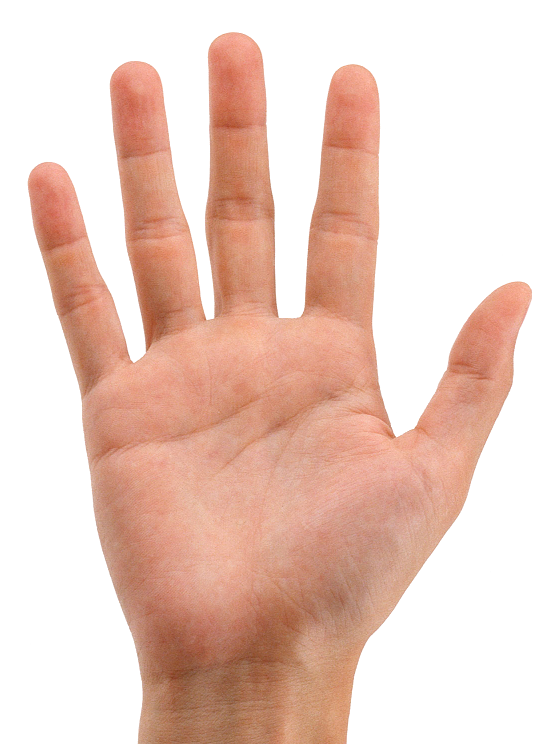
#> input picture face swaping/data/hand.png, 558 x 744 px, found by its file name
$ python zad1.py
#> lines starting #> are read from the running program, lines starting #| are printed output that depends on the picture; after the words box and inside, x2 and y2 are one past the last pixel; in counts of white or black regions, pixels touching at a corner belong together
### face swaping/FaceSwap/ImageProcessing.py
import numpy as np
import cv2

#tutaj src to obraz, z ktorego piksele beda wklejane do obrazu dst
#feather amount to procent, sluzacy do sterowania wielkoscia obszaru, ktory bedzie poddany wagowaniu
def blendImages(src, dst, mask, featherAmount=0.2):
    #indeksy nie czarnych pikseli maski
    maskIndices = np.where(mask != 0)
    #te same indeksy tylko, ze teraz w jednej macierzy, gdzie kazdy wiersz to jeden piksel (x, y)
    maskPts = np.hstack((maskIndices[1][:, np.newaxis], maskIndices[0][:, np.newaxis]))
    faceSize = np.max(maskPts, axis=0) - np.min(maskPts, axis=0)
    featherAmount = featherAmount * np.max(faceSize)

    hull = cv2.convexHull(maskPts)
    dists = np.zeros(maskPts.shape[0])
    for i in range(maskPts.shape[0]):
        dists[i] = cv2.pointPolygonTest(hull, (maskPts[i, 0], maskPts[i, 1]), True)

    weights = np.clip(dists / featherAmount, 0, 1)

    composedImg = np.copy(dst)
    composedImg[maskIndices[0], maskIndices[1]] = weights[:, np.newaxis] * src[maskIndices[0], maskIndices[1]] + (1 - weights[:, np.newaxis]) * dst[maskIndices[0], maskIndices[1]]

    return composedImg

#uwaga, tutaj src to obraz, z ktorego brany bedzie kolor
def colorTransfer(src, dst, mask):
    transferredDst = np.copy(dst)
    #indeksy nie czarnych pikseli maski
    maskIndices = np.where(mask != 0)
    #src[maskIndices[0], maskIndices[1]] zwraca piksele w nie czarnym obszarze maski

    maskedSrc = src[maskIndices[0], maskIndices[1]].astype(np.int32)
    maskedDst = dst[maskIndices[0], maskIndices[1]].astype(np.int32)

    meanSrc = np.mean(maskedSrc, axis=0)
    meanDst = np.mean(maskedDst, axis=0)

    maskedDst = maskedDst - meanDst
    maskedDst = maskedDst + meanSrc
    maskedDst = np.clip(maskedDst, 0, 255)

    transferredDst[maskIndices[0], maskIndices[1]] = maskedDst

    return transferredDst

### face swaping/FaceSwap/zad1.py
import numpy as np
import cv2

import ImageProcessing

handImg = cv2.imread("C:/Users/User/Downloads/FaceSwap-master/FaceSwap-master/data/hand.png")
#> handImg is the input picture: shape (744, 558, 3); mean B, G, R 194.7, 206, 235.2
eyeImg = cv2.imread("C:/Users/User/Downloads/FaceSwap-master/FaceSwap-master/data/eye.png")
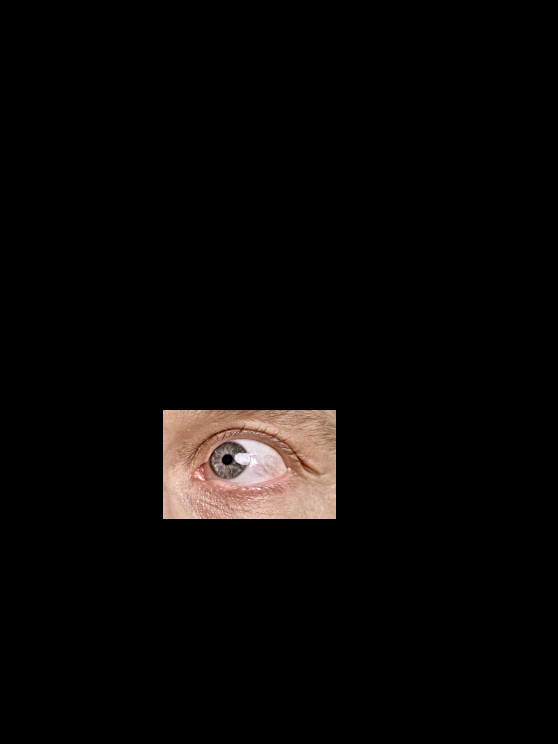
#> input picture face swaping/data/eye.png, 558 x 744 px, found by its file name
#> eyeImg is the input picture: shape (744, 558, 3); mean B, G, R 6, 6.8, 8.7
maskImg = cv2.imread("C:/Users/User/Downloads/FaceSwap-master/FaceSwap-master/data/mask.png")
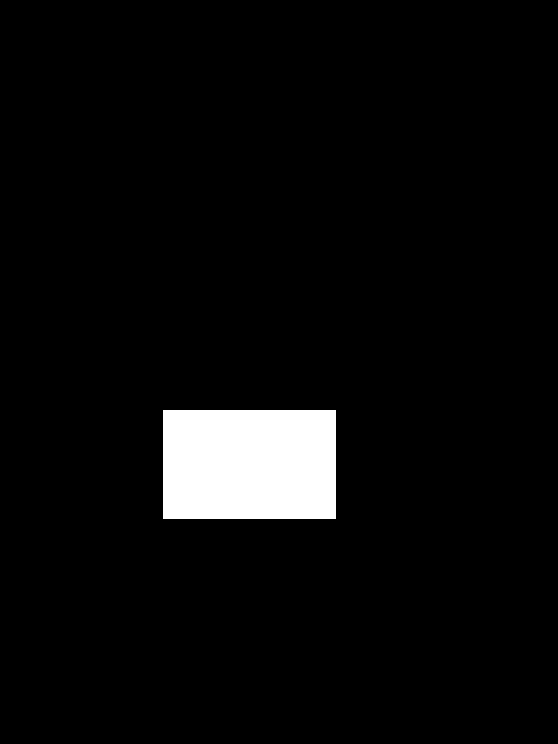
#> input picture face swaping/data/mask.png, 558 x 744 px, found by its file name
#> maskImg is the input picture: shape (744, 558, 3); 4.5% white; 1 white region, box (x1, y1, x2, y2) and area: (163, 410, 336, 519) 18857

#zmiana obrazka kolorowego na obrazek w skali szarosci
mask = np.mean(maskImg, axis=2)

eyeImg = ImageProcessing.colorTransfer(handImg, eyeImg, mask)
#> in colorTransfer, `maskIndices = np.where(mask != 0)`: maskIndices = 18857 positions, rows 410 to 518, columns 163 to 335
#> in colorTransfer, `meanSrc = np.mean(maskedSrc, axis=0)`: meanSrc = [143.9, 165.9, 223.6]
#> in colorTransfer, `meanDst = np.mean(maskedDst, axis=0)`: meanDst = [132.2, 149.9, 191.1]
#> in colorTransfer, `transferredDst[maskIndices[0], maskIndices[1]] = maskedDst`: transferredDst: shape (744, 558, 3); 4.54% of pixels changed, all inside (x1, y1, x2, y2) = (163, 410, 336, 519)
blendedImg = ImageProcessing.blendImages(eyeImg, handImg, mask)
#> in blendImages, `maskPts = np.hstack((maskIndices[1][:, np.newaxis], maskIndices[0][:, ..`: maskPts = 18857 pairs, first value 163 to 335, second value 410 to 518
#> in blendImages, `faceSize = np.max(maskPts, axis=0) - np.min(maskPts, axis=0)`: faceSize = [172, 108]
#> in blendImages, `featherAmount = featherAmount * np.max(faceSize)`: featherAmount = 34.4
#> in blendImages, `hull = cv2.convexHull(maskPts)`: hull = [[335, 518], [163, 518], [163, 410], [335, 410]]
#> after the loop in blendImages, `for i in range(maskPts.shape[0]):`: dists = 18857 values, max 54 at index 9396, min 0 at index 0, mean 21.03
#> in blendImages, `weights = np.clip(dists / featherAmount, 0, 1)`: weights = 18857 values, max 1 at index 6090, min 0 at index 0, mean 0.558
#> in blendImages, `composedImg[maskIndices[0], maskIndices[1]] = weights[:, np.newaxis] *..`:
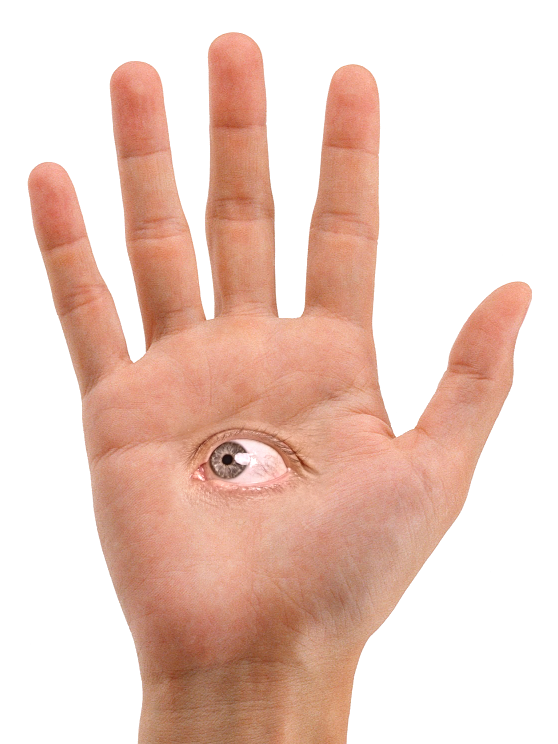
#> composedImg: shape (744, 558, 3); 4.3% of pixels changed, all inside (x1, y1, x2, y2) = (164, 411, 335, 518)

cv2.imwrite("../eyeHandBlend.jpg", blendedImg)
